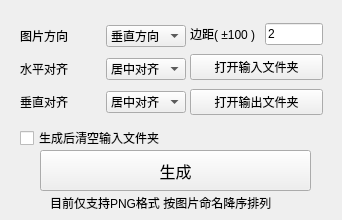
<?xml version="1.0" encoding="UTF-8"?>
<ui version="4.0">
 <class>Form</class>
 <widget class="QWidget" name="Form">
  <property name="geometry">
   <rect>
    <x>0</x>
    <y>0</y>
    <width>342</width>
    <height>220</height>
   </rect>
  </property>
  <property name="mouseTracking">
   <bool>false</bool>
  </property>
  <property name="contextMenuPolicy">
   <enum>Qt::DefaultContextMenu</enum>
  </property>
  <property name="windowTitle">
   <string>Laya - 多态图工具</string>
  </property>
  <widget class="QPushButton" name="generateBtn">
   <property name="geometry">
    <rect>
     <x>40</x>
     <y>150</y>
     <width>271</width>
     <height>41</height>
    </rect>
   </property>
   <property name="font">
    <font>
     <pointsize>12</pointsize>
    </font>
   </property>
   <property name="text">
    <string>生成</string>
   </property>
  </widget>
  <widget class="QLabel" name="label_5">
   <property name="geometry">
    <rect>
     <x>50</x>
     <y>195</y>
     <width>261</width>
     <height>16</height>
    </rect>
   </property>
   <property name="text">
    <string>目前仅支持PNG格式 按图片命名降序排列</string>
   </property>
  </widget>
  <widget class="QCheckBox" name="deleteCheck">
   <property name="geometry">
    <rect>
     <x>20</x>
     <y>130</y>
     <width>161</width>
     <height>16</height>
    </rect>
   </property>
   <property name="text">
    <string>生成后清空输入文件夹</string>
   </property>
  </widget>
  <widget class="QWidget" name="layoutWidget">
   <property name="geometry">
    <rect>
     <x>20</x>
     <y>20</y>
     <width>166</width>
     <height>100</height>
    </rect>
   </property>
   <layout class="QVBoxLayout" name="verticalLayout">
    <item>
     <layout class="QHBoxLayout" name="horizontalLayout">
      <item>
       <widget class="QLabel" name="label">
        <property name="text">
         <string>图片方向</string>
        </property>
       </widget>
      </item>
      <item>
       <widget class="QComboBox" name="arrangeBox">
        <property name="currentIndex">
         <number>1</number>
        </property>
        <item>
         <property name="text">
          <string>水平方向</string>
         </property>
        </item>
        <item>
         <property name="text">
          <string>垂直方向</string>
         </property>
        </item>
       </widget>
      </item>
     </layout>
    </item>
    <item>
     <layout class="QHBoxLayout" name="horizontalLayout_2">
      <item>
       <widget class="QLabel" name="label_2">
        <property name="text">
         <string>水平对齐</string>
        </property>
       </widget>
      </item>
      <item>
       <widget class="QComboBox" name="alignHBox">
        <property name="currentIndex">
         <number>1</number>
        </property>
        <item>
         <property name="text">
          <string>靠左对齐</string>
         </property>
        </item>
        <item>
         <property name="text">
          <string>居中对齐</string>
         </property>
        </item>
        <item>
         <property name="text">
          <string>靠右对齐</string>
         </property>
        </item>
       </widget>
      </item>
     </layout>
    </item>
    <item>
     <layout class="QHBoxLayout" name="horizontalLayout_3">
      <item>
       <widget class="QLabel" name="label_3">
        <property name="text">
         <string>垂直对齐</string>
        </property>
       </widget>
      </item>
      <item>
       <widget class="QComboBox" name="alignVBox">
        <property name="currentIndex">
         <number>1</number>
        </property>
        <item>
         <property name="text">
          <string>顶部对齐</string>
         </property>
        </item>
        <item>
         <property name="text">
          <string>居中对齐</string>
         </property>
        </item>
        <item>
         <property name="text">
          <string>底部对齐</string>
         </property>
        </item>
       </widget>
      </item>
     </layout>
    </item>
   </layout>
  </widget>
  <widget class="QWidget" name="layoutWidget">
   <property name="geometry">
    <rect>
     <x>190</x>
     <y>20</y>
     <width>133</width>
     <height>100</height>
    </rect>
   </property>
   <layout class="QVBoxLayout" name="verticalLayout_2">
    <item>
     <layout class="QHBoxLayout" name="horizontalLayout_4">
      <item>
       <widget class="QLabel" name="label_4">
        <property name="text">
         <string>边距( ±100 ) </string>
        </property>
       </widget>
      </item>
      <item>
       <widget class="QLineEdit" name="paddingTxt">
        <property name="text">
         <string>2</string>
        </property>
       </widget>
      </item>
     </layout>
    </item>
    <item>
     <widget class="QPushButton" name="inputBtn">
      <property name="text">
       <string>打开输入文件夹</string>
      </property>
     </widget>
    </item>
    <item>
     <widget class="QPushButton" name="outputBtn">
      <property name="text">
       <string>打开输出文件夹</string>
      </property>
     </widget>
    </item>
   </layout>
  </widget>
 </widget>
 <resources/>
 <connections/>
</ui>
